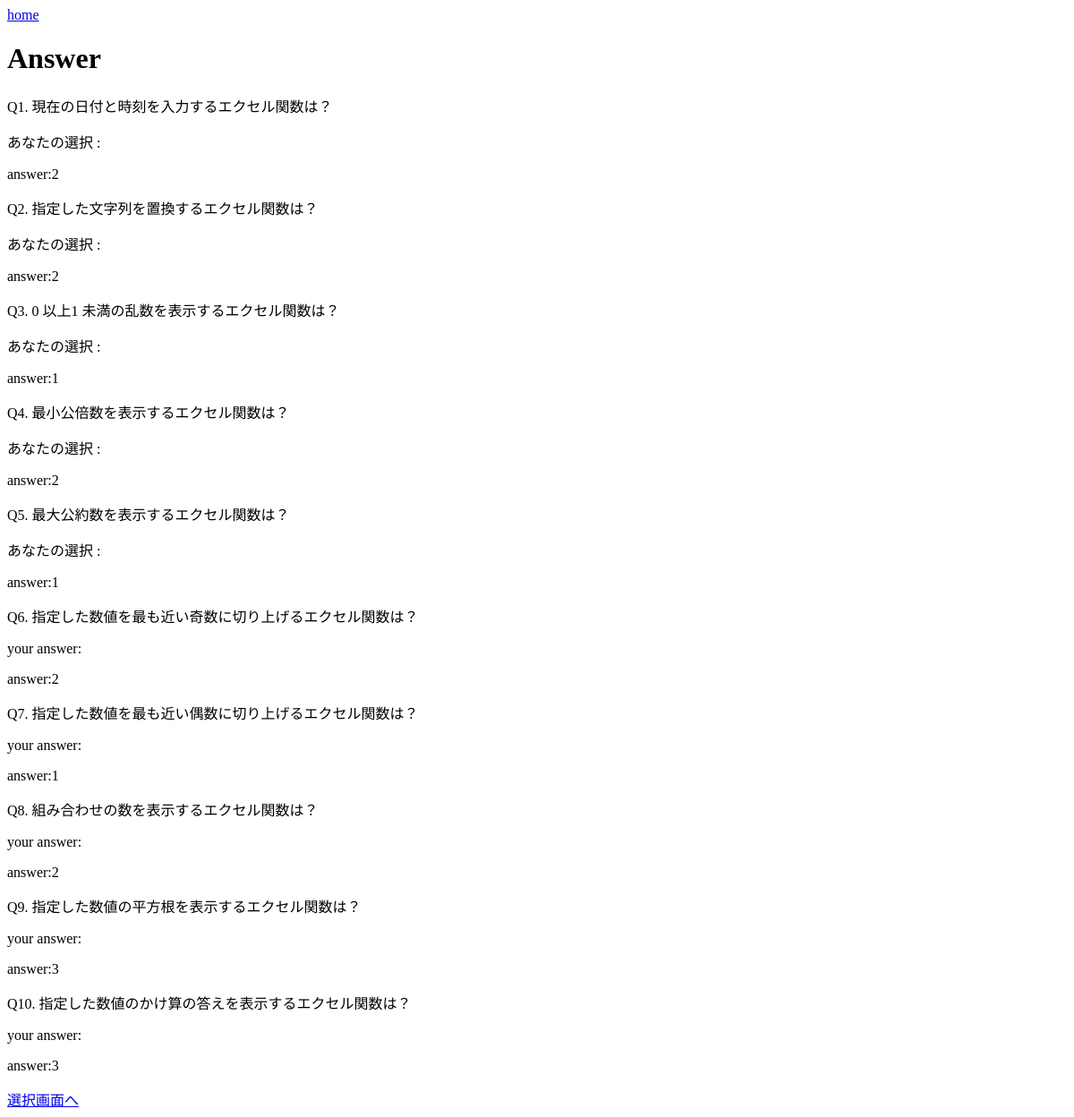
The page /skil/1/Eanswer/ on the database as committed earlier.
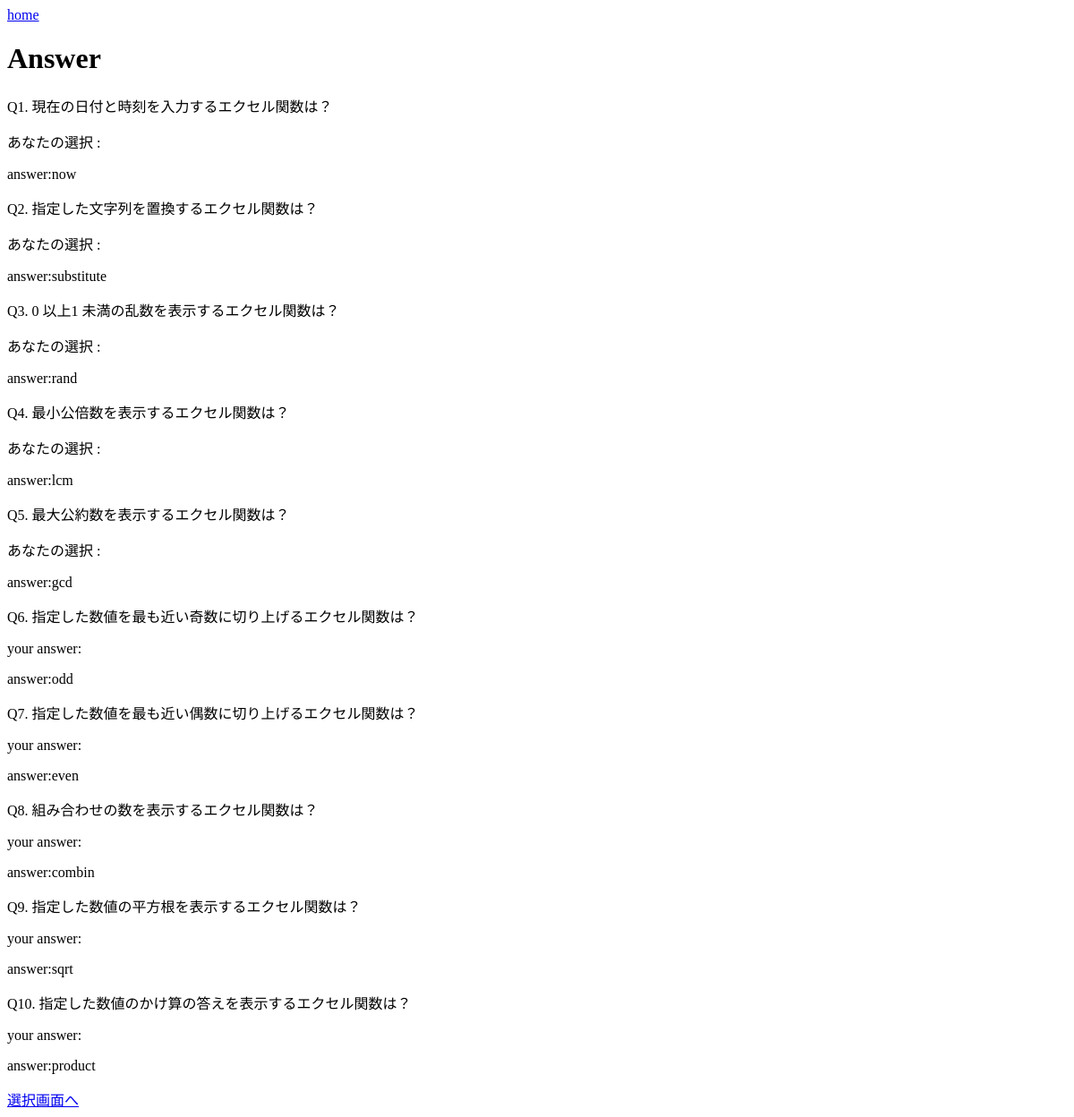
The same page on the database as committed later.
### skil/models.py (models this page shows, shortened)
class Equestion(models.Model):
    number = models.IntegerField(default=0)
    ques = models.TextField()
    sele1 = models.TextField()
    sele2 = models.TextField()
    sele3 = models.TextField()
    answer = models.TextField()

### skil/views.py (the view)
# urls.py: path('<int:excel_id>/Eanswer/', views.Eanswer, name='Eanswer'),
def Eanswer(request, excel_id):
    excel = Equestion.objects.filter(id__gte=10*excel_id-9).filter(id__lt=10*excel_id+1)
    data = {'excel':excel}
    return render(request, 'skil/Eanswer.html', data)

### skil/templates/skil/Eanswer.html (shortened to what this page needs)
<!DOCTYPE html>
<html>
    <body>
        <a href="{% url 'index' %}">home</a>
        <br>
        <h1>Answer</h1>
        <p>Q{{excel.0.number}}. {{excel.0.ques}}</p>
        <p>あなたの選択 : {{yans.0}}</p>
        <p>answer:{{excel.0.answer}}</p>
        <p>Q{{excel.1.number}}. {{excel.1.ques}}</p>
        <p>あなたの選択 : {{yans.1}}</p>
        <p>answer:{{excel.1.answer}}</p>
        <p>Q{{excel.2.number}}. {{excel.2.ques}}</p>
        <p>あなたの選択 : {{yans.2}}</p>
        <p>answer:{{excel.2.answer}}</p>
        <p>Q{{excel.3.number}}. {{excel.3.ques}}</p>
        <p>あなたの選択 : {{yans.3}}</p>
        <p>answer:{{excel.3.answer}}</p>
        <p>Q{{excel.4.number}}. {{excel.4.ques}}</p>
        <p>あなたの選択 : {{yans.4}}</p>
        <p>answer:{{excel.4.answer}}</p>
        <p>Q{{excel.5.number}}. {{excel.5.ques}}</p>
        <p>your answer:{{yans.5}}</p>
        <p>answer:{{excel.5.answer}}</p>
        <p>Q{{excel.6.number}}. {{excel.6.ques}}</p>
        <p>your answer:{{yans.6}}</p>
        <p>answer:{{excel.6.answer}}</p>
        <p>Q{{excel.7.number}}. {{excel.7.ques}}</p>
        <p>your answer:{{yans.7}}</p>
        <p>answer:{{excel.7.answer}}</p>
        <p>Q{{excel.8.number}}. {{excel.8.ques}}</p>
        <p>your answer:{{yans.8}}</p>
        <p>answer:{{excel.8.answer}}</p>
        <p>Q{{excel.9.number}}. {{excel.9.ques}}</p>
        <p>your answer:{{yans.9}}</p>
        <p>answer:{{excel.9.answer}}</p>
        <a href="{% url 'ES' %}">選択画面へ</a>
    </body>
</html>

Rows that differ between the two databases and show on the page:
changed Equestion "現在の日付と時刻を入力するエクセル関数は？": answer "2" → "now"
changed Equestion "指定した文字列を置換するエクセル関数は？": answer "2" → "substitute"
changed Equestion "0 以上1 未満の乱数を表示するエクセル関数は？": answer "1" → "rand"
changed Equestion "最小公倍数を表示するエクセル関数は？": answer "2" → "lcm"
changed Equestion "最大公約数を表示するエクセル関数は？": answer "1" → "gcd"
changed Equestion "指定した数値を最も近い奇数に切り上げるエクセル関数は？": answer "2" → "odd"
changed Equestion "指定した数値を最も近い偶数に切り上げるエクセル関数は？": answer "1" → "even"
changed Equestion "組み合わせの数を表示するエクセル関数は？": answer "2" → "combin"
changed Equestion "指定した数値の平方根を表示するエクセル関数は？": answer "3" → "sqrt"
changed Equestion "指定した数値のかけ算の答えを表示するエクセル関数は？": answer "3" → "product"
